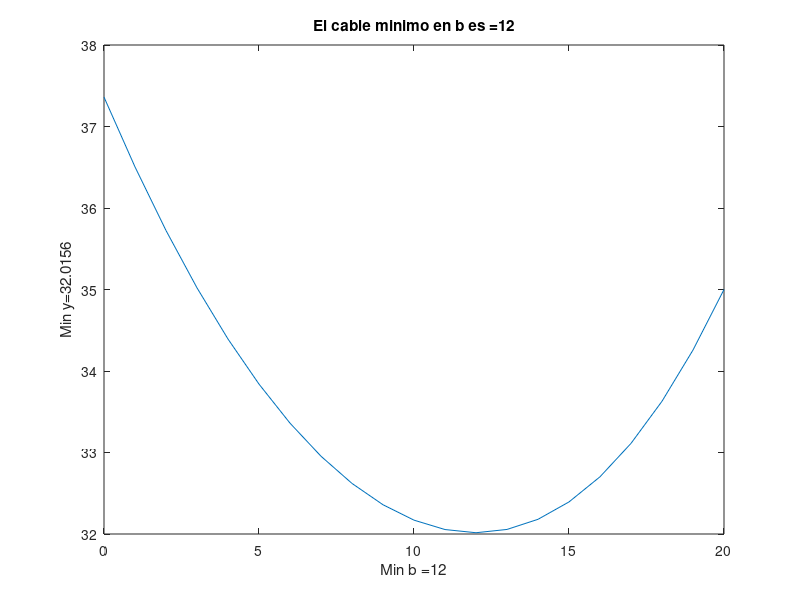

Recreate this plot in MATLAB.
%Script octave
%Title                            :Definicion y Resolucion de variables,funciones, dominio y rango
%Description                      :Script para dar solucion al problema de los dos postes
%Authors                          :Lorena Garcia Garcia, Devora Alejandra Garcia Cruz y Sandy Judith Hernandez Carlos
%Date                             :14/10/2021
%Carrer                           :Ingenieria en Sistemas Computacionales (ISC)
%Version                          :1
%Usage                            :octave/phat/lospostes
%Group                            :3101
%Notes                            :Se requiere de la aplicacion de Octave para poder dar solucion al problema relacionado con la optimizacion
%                                 https:/octaveintro.rradthrdees.in/en/latrest/index.html

%Limpiar variables (LV)
clear
%Calcular el minimo del cable de la punta del poste al suelo y a la punta del otro poste

%Rango de 0 a 50 en i=1
b=0:1:20;

%Obtener el valor de la funcion (OVF)
c=@(b) (sqrt(225+(b.^2)))+(sqrt(500-(40*b)+(b.^2)));

%Funcion para poder graficar (FG)
y= (sqrt(225+(b.^2))+(sqrt(500-(40*b)+(b.^2))));

%Funcion para poder determinar el valor minimo (FVM)
valmin = fminbnd (c,0,20);

%Dibujar la funcion r,y
plot (b,y);

%Titulo de la grafica final (TGF)
title (['El cable minimo en b es =' num2str(valmin)]);

%Etiqueta para lo que es el eje de x (EEX)
xlabel(['Min b =' num2str(valmin)]);

%Etiqueta para lo que es el eje de y (EEY)
ylabel(['Min y='  num2str(c(valmin))]);

%Salidas (S)
%Resultado final (RF)
p='Dos postes verticales de 15m y 10m se colocan verticalmente sobre el piso con sus bases separadas a una distancia de 20m';
cal= 'Se calcula la longitud minima de un cable desde la punta de un poste al suelo y a la punta del otro poste';
disp ('');
disp(['El problema es:', num2str(p)]);
disp ('');
disp (['Lo que se debe calcular es:', num2str(cal)]);
disp ('');
disp (['El valor minimo del cable es:', num2str(c(valmin))]);
%Concluir la codificacion de la resolucion del problema planteado (CCRPP)
